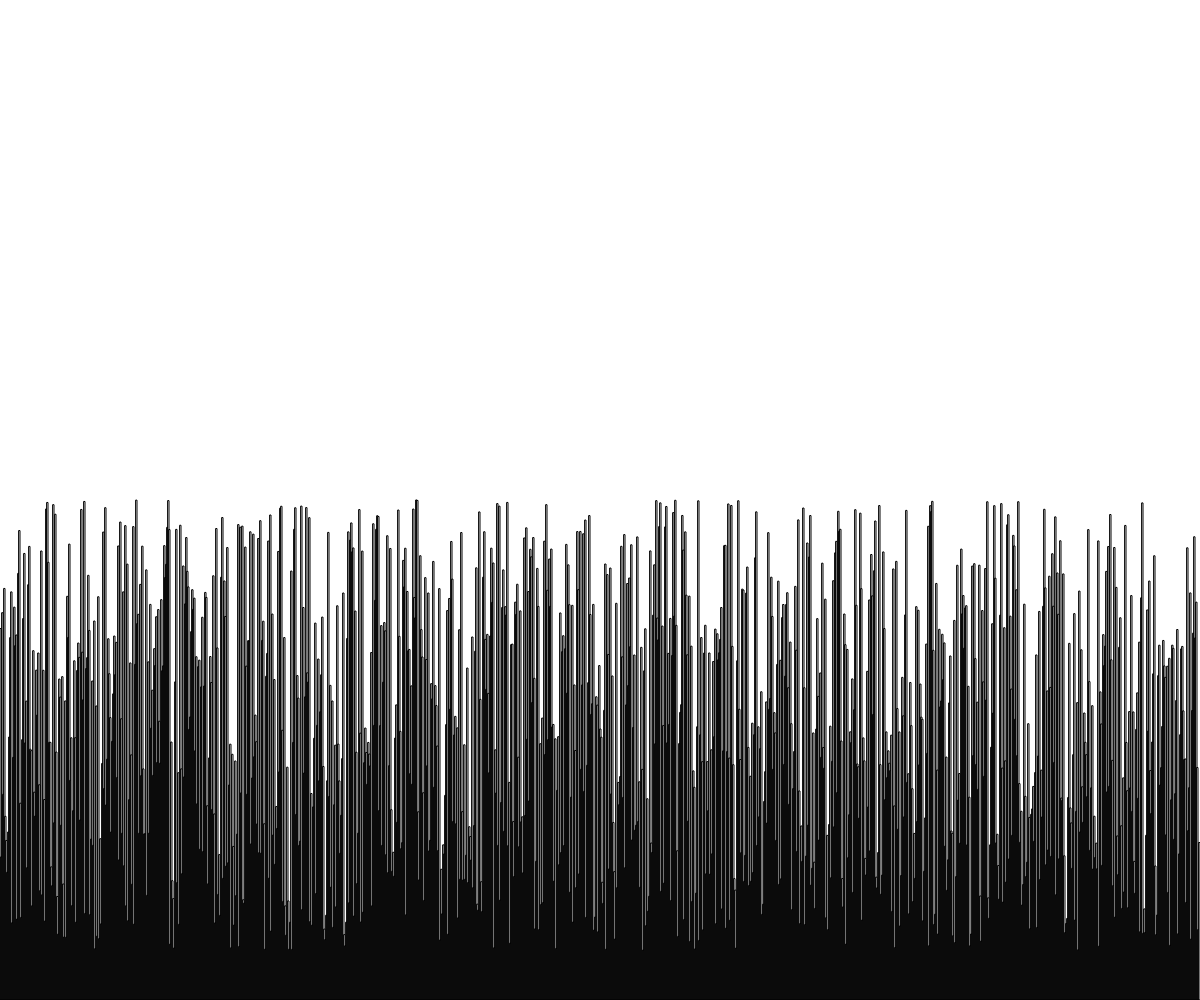
Frame 1 (no input)
Frame 60 (no input): identical to frame 1, image omitted
Frame 120 (the mouse pressed at the canvas centre since frame 60): identical to frame 1, image omitted

The p5.js sketch that drew this single still picture (run headless with seeded random() and noise() and a simulated clock; from frame 60 on, the mouse is pressed at the canvas centre):

// p5.js sketch
// ── sketch.js
// Starter Code for our 
// Terrain Generator
// Peyton Salzsauler
// September 29th, 2025
//

let rectWidth = 1;


function setup() {
  createCanvas(windowWidth, windowHeight);
  generateTerrain();
}


function generateTerrain(){
  rectMode(CORNERS);

  for(let x = 0; x < width;  x += rectWidth) {
    let rectHeight = random(50, 500);

    let x2 = x + rectWidth;
    let y2 = height - rectHeight;

    rect(x, height, x2, y2);
  }


  rectMode(CORNER);
}

function draw() {
  //background(220);
}
